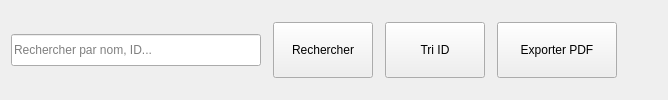
             <widget class="QWidget" name="employerHeaderWidget" native="true">
              <layout class="QHBoxLayout" name="employerHeaderLayout">
               <property name="spacing">
                <number>12</number>
               </property>
               <item>
                <widget class="QLineEdit" name="searchLineEdit">
                 <property name="minimumSize">
                  <size>
                   <width>250</width>
                   <height>32</height>
                  </size>
                 </property>
                 <property name="placeholderText">
                  <string>Rechercher par nom, ID...</string>
                 </property>
                </widget>
               </item>
               <item>
                <widget class="QPushButton" name="searchButton">
                 <property name="minimumSize">
                  <size>
                   <width>100</width>
                   <height>56</height>
                  </size>
                 </property>
                 <property name="text">
                  <string>Rechercher</string>
                 </property>
                </widget>
               </item>
               <item>
                <widget class="QPushButton" name="sortByIdButton">
                 <property name="minimumSize">
                  <size>
                   <width>100</width>
                   <height>56</height>
                  </size>
                 </property>
                 <property name="text">
                  <string>Tri ID</string>
                 </property>
                </widget>
               </item>
               <item>
                <widget class="QPushButton" name="exportPdfButton">
                 <property name="minimumSize">
                  <size>
                   <width>120</width>
                   <height>56</height>
                  </size>
                 </property>
                 <property name="text">
                  <string>Exporter PDF</string>
                 </property>
                </widget>
               </item>
               <item>
                <spacer name="horizontalSpacer_2">
                 <property name="orientation">
                  <enum>Qt::Orientation::Horizontal</enum>
                 </property>
                 <property name="sizeHint" stdset="0">
                  <size>
                   <width>40</width>
                   <height>20</height>
                  </size>
                 </property>
                </spacer>
               </item>
              </layout>
             </widget>
